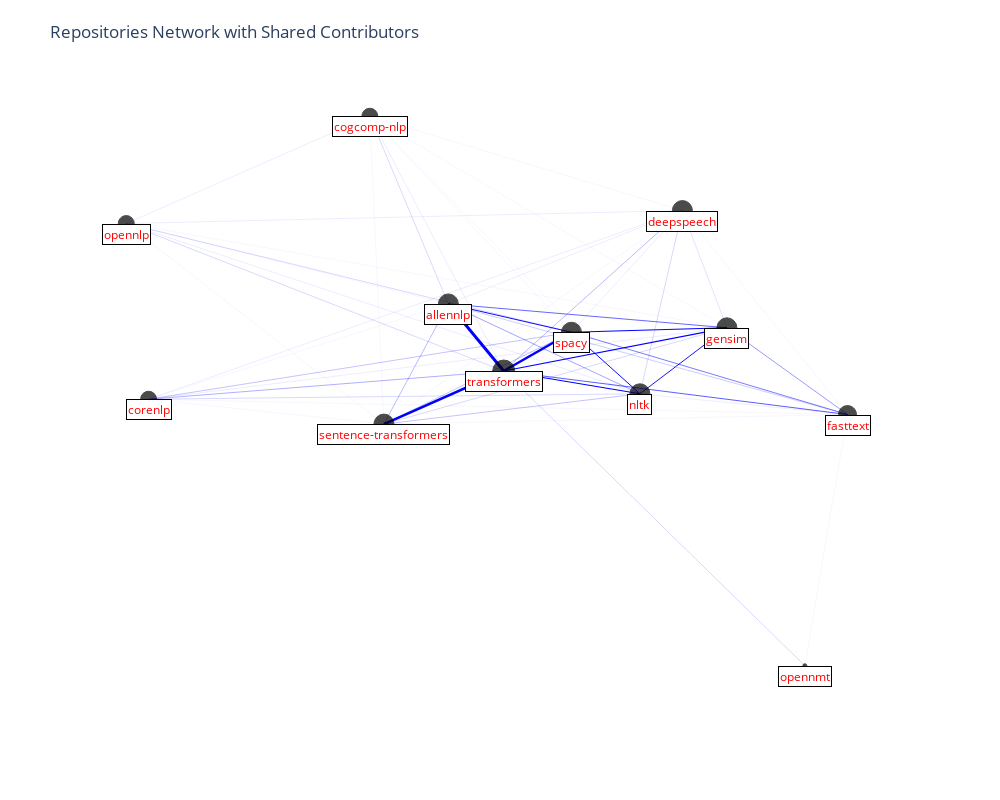

Source (notebook cell):
### Markdown cell above
### NLP Repositories: Plotly Graph

### Code cell
fig = get_plotly_graph(repo_common_contributors)
fig.show()

### Figure 1 — Plotly figure (JSON) as saved in the notebook; plotly's stock layout.template omitted (floating-point values rounded to 4 significant figures)
{"data": [{"hoverinfo": "text", "line": {"color": "blue", "width": 0.52}, "mode": "lines", "showlegend": false, "text": ["Shared contributors (spacy, fasttext): 13", "Shared contributors (spacy, fasttext): 13", "Shared contributors (spacy, fasttext): 13"], "type": "scatter", "x": [0.3715, 0.2144, 0.05728], "y": [-0.2079, -0.07823, 0.05144]}, {"hoverinfo": "text", "line": {"color": "blue", "width": 0.4}, "mode": "lines", "showlegend": false, "text": ["Shared contributors (gensim, fasttext): 10", "Shared contributors (gensim, fasttext): 10", "Shared contributors (gensim, fasttext): 10"], "type": "scatter", "x": [0.3715, 0.3028, 0.2342], "y": [-0.2079, -0.0712, 0.06549]}, {"hoverinfo": "text", "line": {"color": "blue", "width": 0.64}, "mode": "lines", "showlegend": false, "text": ["Shared contributors (transformers, fasttext): 16", "Shared contributors (transformers, fasttext): 16", "Shared contributors (transformers, fasttext): 16"], "type": "scatter", "x": [0.3715, 0.1758, -0.01983], "y": [-0.2079, -0.1394, -0.07082]}, {"hoverinfo": "text", "line": {"color": "blue", "width": 0.2}, "mode": "lines", "showlegend": false, "text": ["Shared contributors (allennlp, fasttext): 5", "Shared contributors (allennlp, fasttext): 5", "Shared contributors (allennlp, fasttext): 5"], "type": "scatter", "x": [0.3715, 0.1443, -0.08284], "y": [-0.2079, -0.03366, 0.1406]}, {"hoverinfo": "text", "line": {"color": "blue", "width": 0.04}, "mode": "lines", "showlegend": false, "text": ["Shared contributors (corenlp, fasttext): 1", "Shared contributors (corenlp, fasttext): 1", "Shared contributors (corenlp, fasttext): 1"], "type": "scatter", "x": [0.3715, -0.0263, -0.424], "y": [-0.2079, -0.1838, -0.1597]}, {"hoverinfo": "text", "line": {"color": "blue", "width": 0.04}, "mode": "lines", "showlegend": false, "text": ["Shared contributors (deepspeech, fasttext): 1", "Shared contributors (deepspeech, fasttext): 1", "Shared contributors (deepspeech, fasttext): 1"], "type": "scatter", "x": [0.3715, 0.2775, 0.1835], "y": [-0.2079, 0.1136, 0.4351]}, {"hoverinfo": "text", "line": {"color": "blue", "width": 0.08}, "mode": "lines", "showlegend": false, "text": ["Shared contributors (nltk, fasttext): 2", "Shared contributors (nltk, fasttext): 2", "Shared contributors (nltk, fasttext): 2"], "type": "scatter", "x": [0.3715, 0.2533, 0.1352], "y": [-0.2079, -0.1752, -0.1426]}, {"hoverinfo": "text", "line": {"color": "blue", "width": 0.04}, "mode": "lines", "showlegend": false, "text": ["Shared contributors (sentence-transformers, fasttext): 1", "Shared contributors (sentence-transformers, fasttext): 1", "Shared contributors (sentence-transformers, fasttext): 1"], "type": "scatter", "x": [0.3715, 0.1076, -0.1562], "y": [-0.2079, -0.223, -0.2381]}, {"hoverinfo": "text", "line": {"color": "blue", "width": 0.04}, "mode": "lines", "showlegend": false, "text": ["Shared contributors (opennmt, fasttext): 1", "Shared contributors (opennmt, fasttext): 1", "Shared contributors (opennmt, fasttext): 1"], "type": "scatter", "x": [0.3715, 0.3472, 0.3229], "y": [-0.2079, -0.6039, -1]}, {"hoverinfo": "text", "line": {"color": "blue", "width": 0.96}, "mode": "lines", "showlegend": false, "text": ["Shared contributors (allennlp, spacy): 24", "Shared contributors (allennlp, spacy): 24", "Shared contributors (allennlp, spacy): 24"], "type": "scatter", "x": [0.05728, -0.01278, -0.08284], "y": [0.05144, 0.096, 0.1406]}, {"hoverinfo": "text", "line": {"color": "blue", "width": 0.24}, "mode": "lines", "showlegend": false, "text": ["Shared contributors (corenlp, spacy): 6", "Shared contributors (corenlp, spacy): 6", "Shared contributors (corenlp, spacy): 6"], "type": "scatter", "x": [0.05728, -0.1834, -0.424], "y": [0.05144, -0.05413, -0.1597]}, {"hoverinfo": "text", "line": {"color": "blue", "width": 0.08}, "mode": "lines", "showlegend": false, "text": ["Shared contributors (deepspeech, spacy): 2", "Shared contributors (deepspeech, spacy): 2", "Shared contributors (deepspeech, spacy): 2"], "type": "scatter", "x": [0.05728, 0.1204, 0.1835], "y": [0.05144, 0.2433, 0.4351]}, {"hoverinfo": "text", "line": {"color": "blue", "width": 1.08}, "mode": "lines", "showlegend": false, "text": ["Shared contributors (gensim, spacy): 27", "Shared contributors (gensim, spacy): 27", "Shared contributors (gensim, spacy): 27"], "type": "scatter", "x": [0.05728, 0.1457, 0.2342], "y": [0.05144, 0.05846, 0.06549]}, {"hoverinfo": "text", "line": {"color": "blue", "width": 0.96}, "mode": "lines", "showlegend": false, "text": ["Shared contributors (nltk, spacy): 24", "Shared contributors (nltk, spacy): 24", "Shared contributors (nltk, spacy): 24"], "type": "scatter", "x": [0.05728, 0.09624, 0.1352], "y": [0.05144, -0.04557, -0.1426]}, {"hoverinfo": "text", "line": {"color": "blue", "width": 2.48}, "mode": "lines", "showlegend": false, "text": ["Shared contributors (transformers, spacy): 62", "Shared contributors (transformers, spacy): 62", "Shared contributors (transformers, spacy): 62"], "type": "scatter", "x": [0.05728, 0.01873, -0.01983], "y": [0.05144, -0.00969, -0.07082]}, {"hoverinfo": "text", "line": {"color": "blue", "width": 0.04}, "mode": "lines", "showlegend": false, "text": ["Shared contributors (cogcomp-nlp, spacy): 1", "Shared contributors (cogcomp-nlp, spacy): 1", "Shared contributors (cogcomp-nlp, spacy): 1"], "type": "scatter", "x": [0.05728, -0.05746, -0.1722], "y": [0.05144, 0.3919, 0.7324]}, {"hoverinfo": "text", "line": {"color": "blue", "width": 0.16}, "mode": "lines", "showlegend": false, "text": ["Shared contributors (opennlp, spacy): 4", "Shared contributors (opennlp, spacy): 4", "Shared contributors (opennlp, spacy): 4"], "type": "scatter", "x": [0.05728, -0.1961, -0.4495], "y": [0.05144, 0.2228, 0.3941]}, {"hoverinfo": "text", "line": {"color": "blue", "width": 0.24}, "mode": "lines", "showlegend": false, "text": ["Shared contributors (sentence-transformers, spacy): 6", "Shared contributors (sentence-transformers, spacy): 6", "Shared contributors (sentence-transformers, spacy): 6"], "type": "scatter", "x": [0.05728, -0.04945, -0.1562], "y": [0.05144, -0.09334, -0.2381]}, {"hoverinfo": "text", "line": {"color": "blue", "width": 0.6}, "mode": "lines", "showlegend": false, "text": ["Shared contributors (allennlp, gensim): 15", "Shared contributors (allennlp, gensim): 15", "Shared contributors (allennlp, gensim): 15"], "type": "scatter", "x": [0.2342, 0.07568, -0.08284], "y": [0.06549, 0.103, 0.1406]}, {"hoverinfo": "text", "line": {"color": "blue", "width": 0.08}, "mode": "lines", "showlegend": false, "text": ["Shared contributors (corenlp, gensim): 2", "Shared contributors (corenlp, gensim): 2", "Shared contributors (corenlp, gensim): 2"], "type": "scatter", "x": [0.2342, -0.09492, -0.424], "y": [0.06549, -0.04711, -0.1597]}, {"hoverinfo": "text", "line": {"color": "blue", "width": 0.12}, "mode": "lines", "showlegend": false, "text": ["Shared contributors (deepspeech, gensim): 3", "Shared contributors (deepspeech, gensim): 3", "Shared contributors (deepspeech, gensim): 3"], "type": "scatter", "x": [0.2342, 0.2089, 0.1835], "y": [0.06549, 0.2503, 0.4351]}, {"hoverinfo": "text", "line": {"color": "blue", "width": 0.92}, "mode": "lines", "showlegend": false, "text": ["Shared contributors (nltk, gensim): 23", "Shared contributors (nltk, gensim): 23", "Shared contributors (nltk, gensim): 23"], "type": "scatter", "x": [0.2342, 0.1847, 0.1352], "y": [0.06549, -0.03855, -0.1426]}, {"hoverinfo": "text", "line": {"color": "blue", "width": 1.2}, "mode": "lines", "showlegend": false, "text": ["Shared contributors (transformers, gensim): 30", "Shared contributors (transformers, gensim): 30", "Shared contributors (transformers, gensim): 30"], "type": "scatter", "x": [0.2342, 0.1072, -0.01983], "y": [0.06549, -0.002665, -0.07082]}, {"hoverinfo": "text", "line": {"color": "blue", "width": 0.16}, "mode": "lines", "showlegend": false, "text": ["Shared contributors (sentence-transformers, gensim): 4", "Shared contributors (sentence-transformers, gensim): 4", "Shared contributors (sentence-transformers, gensim): 4"], "type": "scatter", "x": [0.2342, 0.03901, -0.1562], "y": [0.06549, -0.08632, -0.2381]}, {"hoverinfo": "text", "line": {"color": "blue", "width": 0.04}, "mode": "lines", "showlegend": false, "text": ["Shared contributors (cogcomp-nlp, gensim): 1", "Shared contributors (cogcomp-nlp, gensim): 1", "Shared contributors (cogcomp-nlp, gensim): 1"], "type": "scatter", "x": [0.2342, 0.031, -0.1722], "y": [0.06549, 0.3989, 0.7324]}, {"hoverinfo": "text", "line": {"color": "blue", "width": 0.04}, "mode": "lines", "showlegend": false, "text": ["Shared contributors (opennlp, gensim): 1", "Shared contributors (opennlp, gensim): 1", "Shared contributors (opennlp, gensim): 1"], "type": "scatter", "x": [0.2342, -0.1076, -0.4495], "y": [0.06549, 0.2298, 0.3941]}, {"hoverinfo": "text", "line": {"color": "blue", "width": 0.32}, "mode": "lines", "showlegend": false, "text": ["Shared contributors (corenlp, transformers): 8", "Shared contributors (corenlp, transformers): 8", "Shared contributors (corenlp, transformers): 8"], "type": "scatter", "x": [-0.01983, -0.2219, -0.424], "y": [-0.07082, -0.1153, -0.1597]}, {"hoverinfo": "text", "line": {"color": "blue", "width": 2.92}, "mode": "lines", "showlegend": false, "text": ["Shared contributors (allennlp, transformers): 73", "Shared contributors (allennlp, transformers): 73", "Shared contributors (allennlp, transformers): 73"], "type": "scatter", "x": [-0.01983, -0.05133, -0.08284], "y": [-0.07082, 0.03487, 0.1406]}, {"hoverinfo": "text", "line": {"color": "blue", "width": 0.28}, "mode": "lines", "showlegend": false, "text": ["Shared contributors (deepspeech, transformers): 7", "Shared contributors (deepspeech, transformers): 7", "Shared contributors (deepspeech, transformers): 7"], "type": "scatter", "x": [-0.01983, 0.08186, 0.1835], "y": [-0.07082, 0.1821, 0.4351]}, {"hoverinfo": "text", "line": {"color": "blue", "width": 1.04}, "mode": "lines", "showlegend": false, "text": ["Shared contributors (nltk, transformers): 26", "Shared contributors (nltk, transformers): 26", "Shared contributors (nltk, transformers): 26"], "type": "scatter", "x": [-0.01983, 0.05769, 0.1352], "y": [-0.07082, -0.1067, -0.1426]}, {"hoverinfo": "text", "line": {"color": "blue", "width": 0.16}, "mode": "lines", "showlegend": false, "text": ["Shared contributors (opennmt, transformers): 4", "Shared contributors (opennmt, transformers): 4", "Shared contributors (opennmt, transformers): 4"], "type": "scatter", "x": [-0.01983, 0.1515, 0.3229], "y": [-0.07082, -0.5354, -1]}, {"hoverinfo": "text", "line": {"color": "blue", "width": 0.16}, "mode": "lines", "showlegend": false, "text": ["Shared contributors (opennlp, transformers): 4", "Shared contributors (opennlp, transformers): 4", "Shared contributors (opennlp, transformers): 4"], "type": "scatter", "x": [-0.01983, -0.2346, -0.4495], "y": [-0.07082, 0.1617, 0.3941]}, {"hoverinfo": "text", "line": {"color": "blue", "width": 2.52}, "mode": "lines", "showlegend": false, "text": ["Shared contributors (sentence-transformers, transformers): 63", "Shared contributors (sentence-transformers, transformers): 63", "Shared contributors (sentence-transformers, transformers): 63"], "type": "scatter", "x": [-0.01983, -0.088, -0.1562], "y": [-0.07082, -0.1545, -0.2381]}, {"hoverinfo": "text", "line": {"color": "blue", "width": 0.08}, "mode": "lines", "showlegend": false, "text": ["Shared contributors (cogcomp-nlp, transformers): 2", "Shared contributors (cogcomp-nlp, transformers): 2", "Shared contributors (cogcomp-nlp, transformers): 2"], "type": "scatter", "x": [-0.01983, -0.09601, -0.1722], "y": [-0.07082, 0.3308, 0.7324]}, {"hoverinfo": "text", "line": {"color": "blue", "width": 0.04}, "mode": "lines", "showlegend": false, "text": ["Shared contributors (allennlp, corenlp): 1", "Shared contributors (allennlp, corenlp): 1", "Shared contributors (allennlp, corenlp): 1"], "type": "scatter", "x": [-0.424, -0.2534, -0.08284], "y": [-0.1597, -0.009571, 0.1406]}, {"hoverinfo": "text", "line": {"color": "blue", "width": 0.08}, "mode": "lines", "showlegend": false, "text": ["Shared contributors (deepspeech, corenlp): 2", "Shared contributors (deepspeech, corenlp): 2", "Shared contributors (deepspeech, corenlp): 2"], "type": "scatter", "x": [-0.424, -0.1203, 0.1835], "y": [-0.1597, 0.1377, 0.4351]}, {"hoverinfo": "text", "line": {"color": "blue", "width": 0.16}, "mode": "lines", "showlegend": false, "text": ["Shared contributors (nltk, corenlp): 4", "Shared contributors (nltk, corenlp): 4", "Shared contributors (nltk, corenlp): 4"], "type": "scatter", "x": [-0.424, -0.1444, 0.1352], "y": [-0.1597, -0.1511, -0.1426]}, {"hoverinfo": "text", "line": {"color": "blue", "width": 0.04}, "mode": "lines", "showlegend": false, "text": ["Shared contributors (sentence-transformers, corenlp): 1", "Shared contributors (sentence-transformers, corenlp): 1", "Shared contributors (sentence-transformers, corenlp): 1"], "type": "scatter", "x": [-0.424, -0.2901, -0.1562], "y": [-0.1597, -0.1989, -0.2381]}, {"hoverinfo": "text", "line": {"color": "blue", "width": 0.08}, "mode": "lines", "showlegend": false, "text": ["Shared contributors (deepspeech, allennlp): 2", "Shared contributors (deepspeech, allennlp): 2", "Shared contributors (deepspeech, allennlp): 2"], "type": "scatter", "x": [-0.08284, 0.05035, 0.1835], "y": [0.1406, 0.2878, 0.4351]}, {"hoverinfo": "text", "line": {"color": "blue", "width": 0.36}, "mode": "lines", "showlegend": false, "text": ["Shared contributors (nltk, allennlp): 9", "Shared contributors (nltk, allennlp): 9", "Shared contributors (nltk, allennlp): 9"], "type": "scatter", "x": [-0.08284, 0.02618, 0.1352], "y": [0.1406, -0.001011, -0.1426]}, {"hoverinfo": "text", "line": {"color": "blue", "width": 0.28}, "mode": "lines", "showlegend": false, "text": ["Shared contributors (sentence-transformers, allennlp): 7", "Shared contributors (sentence-transformers, allennlp): 7", "Shared contributors (sentence-transformers, allennlp): 7"], "type": "scatter", "x": [-0.08284, -0.1195, -0.1562], "y": [0.1406, -0.04878, -0.2381]}, {"hoverinfo": "text", "line": {"color": "blue", "width": 0.16}, "mode": "lines", "showlegend": false, "text": ["Shared contributors (cogcomp-nlp, allennlp): 4", "Shared contributors (cogcomp-nlp, allennlp): 4", "Shared contributors (cogcomp-nlp, allennlp): 4"], "type": "scatter", "x": [-0.08284, -0.1275, -0.1722], "y": [0.1406, 0.4365, 0.7324]}, {"hoverinfo": "text", "line": {"color": "blue", "width": 0.04}, "mode": "lines", "showlegend": false, "text": ["Shared contributors (opennlp, allennlp): 1", "Shared contributors (opennlp, allennlp): 1", "Shared contributors (opennlp, allennlp): 1"], "type": "scatter", "x": [-0.08284, -0.2661, -0.4495], "y": [0.1406, 0.2674, 0.3941]}, {"hoverinfo": "text", "line": {"color": "blue", "width": 0.16}, "mode": "lines", "showlegend": false, "text": ["Shared contributors (nltk, deepspeech): 4", "Shared contributors (nltk, deepspeech): 4", "Shared contributors (nltk, deepspeech): 4"], "type": "scatter", "x": [0.1835, 0.1594, 0.1352], "y": [0.4351, 0.1463, -0.1426]}, {"hoverinfo": "text", "line": {"color": "blue", "width": 0.08}, "mode": "lines", "showlegend": false, "text": ["Shared contributors (opennlp, deepspeech): 2", "Shared contributors (opennlp, deepspeech): 2", "Shared contributors (opennlp, deepspeech): 2"], "type": "scatter", "x": [0.1835, -0.133, -0.4495], "y": [0.4351, 0.4146, 0.3941]}, {"hoverinfo": "text", "line": {"color": "blue", "width": 0.04}, "mode": "lines", "showlegend": false, "text": ["Shared contributors (cogcomp-nlp, deepspeech): 1", "Shared contributors (cogcomp-nlp, deepspeech): 1", "Shared contributors (cogcomp-nlp, deepspeech): 1"], "type": "scatter", "x": [0.1835, 0.005669, -0.1722], "y": [0.4351, 0.5837, 0.7324]}, {"hoverinfo": "text", "line": {"color": "blue", "width": 0.04}, "mode": "lines", "showlegend": false, "text": ["Shared contributors (sentence-transformers, deepspeech): 1", "Shared contributors (sentence-transformers, deepspeech): 1", "Shared contributors (sentence-transformers, deepspeech): 1"], "type": "scatter", "x": [0.1835, 0.01368, -0.1562], "y": [0.4351, 0.09849, -0.2381]}, {"hoverinfo": "text", "line": {"color": "blue", "width": 0.04}, "mode": "lines", "showlegend": false, "text": ["Shared contributors (cogcomp-nlp, nltk): 1", "Shared contributors (cogcomp-nlp, nltk): 1", "Shared contributors (cogcomp-nlp, nltk): 1"], "type": "scatter", "x": [0.1352, -0.0185, -0.1722], "y": [-0.1426, 0.2949, 0.7324]}, {"hoverinfo": "text", "line": {"color": "blue", "width": 0.08}, "mode": "lines", "showlegend": false, "text": ["Shared contributors (opennlp, nltk): 2", "Shared contributors (opennlp, nltk): 2", "Shared contributors (opennlp, nltk): 2"], "type": "scatter", "x": [0.1352, -0.1571, -0.4495], "y": [-0.1426, 0.1258, 0.3941]}, {"hoverinfo": "text", "line": {"color": "blue", "width": 0.24}, "mode": "lines", "showlegend": false, "text": ["Shared contributors (sentence-transformers, nltk): 6", "Shared contributors (sentence-transformers, nltk): 6", "Shared contributors (sentence-transformers, nltk): 6"], "type": "scatter", "x": [0.1352, -0.01049, -0.1562], "y": [-0.1426, -0.1904, -0.2381]}, {"hoverinfo": "text", "line": {"color": "blue", "width": 0.08}, "mode": "lines", "showlegend": false, "text": ["Shared contributors (opennlp, cogcomp-nlp): 2", "Shared contributors (opennlp, cogcomp-nlp): 2", "Shared contributors (opennlp, cogcomp-nlp): 2"], "type": "scatter", "x": [-0.1722, -0.3108, -0.4495], "y": [0.7324, 0.5633, 0.3941]}, {"hoverinfo": "text", "line": {"color": "blue", "width": 0.04}, "mode": "lines", "showlegend": false, "text": ["Shared contributors (sentence-transformers, cogcomp-nlp): 1", "Shared contributors (sentence-transformers, cogcomp-nlp): 1", "Shared contributors (sentence-transformers, cogcomp-nlp): 1"], "type": "scatter", "x": [-0.1722, -0.1642, -0.1562], "y": [0.7324, 0.2471, -0.2381]}, {"hoverinfo": "text", "line": {"color": "blue", "width": 0.04}, "mode": "lines", "showlegend": false, "text": ["Shared contributors (opennlp, sentence-transformers): 1", "Shared contributors (opennlp, sentence-transformers): 1", "Shared contributors (opennlp, sentence-transformers): 1"], "type": "scatter", "x": [-0.1562, -0.3028, -0.4495], "y": [-0.2381, 0.07801, 0.3941]}, {"hoverinfo": "text", "marker": {"color": "black", "line": {"color": "black", "width": 1}, "size": [18, 20, 20, 22, 16, 20, 20, 20, 4, 16, 20, 16]}, "mode": "markers", "textfont": {"size": 14}, "textposition": "top center", "type": "scatter", "x": [0.3715, 0.05728, 0.2342, -0.01983, -0.424, -0.08284, 0.1835, 0.1352, 0.3229, -0.1722, -0.1562, -0.4495], "y": [-0.2079, 0.05144, 0.06549, -0.07082, -0.1597, 0.1406, 0.4351, -0.1426, -1, 0.7324, -0.2381, 0.3941]}], "layout": {"annotations": [{"bgcolor": "white", "bordercolor": "black", "borderwidth": 1, "font": {"color": "red", "size": 12}, "opacity": 1, "showarrow": false, "text": "fasttext", "x": 0.3715, "xanchor": "center", "y": -0.2079, "yanchor": "top"}, {"bgcolor": "white", "bordercolor": "black", "borderwidth": 1, "font": {"color": "red", "size": 12}, "opacity": 1, "showarrow": false, "text": "spacy", "x": 0.05728, "xanchor": "center", "y": 0.05144, "yanchor": "top"}, {"bgcolor": "white", "bordercolor": "black", "borderwidth": 1, "font": {"color": "red", "size": 12}, "opacity": 1, "showarrow": false, "text": "gensim", "x": 0.2342, "xanchor": "center", "y": 0.06549, "yanchor": "top"}, {"bgcolor": "white", "bordercolor": "black", "borderwidth": 1, "font": {"color": "red", "size": 12}, "opacity": 1, "showarrow": false, "text": "transformers", "x": -0.01983, "xanchor": "center", "y": -0.07082, "yanchor": "top"}, {"bgcolor": "white", "bordercolor": "black", "borderwidth": 1, "font": {"color": "red", "size": 12}, "opacity": 1, "showarrow": false, "text": "corenlp", "x": -0.424, "xanchor": "center", "y": -0.1597, "yanchor": "top"}, {"bgcolor": "white", "bordercolor": "black", "borderwidth": 1, "font": {"color": "red", "size": 12}, "opacity": 1, "showarrow": false, "text": "allennlp", "x": -0.08284, "xanchor": "center", "y": 0.1406, "yanchor": "top"}, {"bgcolor": "white", "bordercolor": "black", "borderwidth": 1, "font": {"color": "red", "size": 12}, "opacity": 1, "showarrow": false, "text": "deepspeech", "x": 0.1835, "xanchor": "center", "y": 0.4351, "yanchor": "top"}, {"bgcolor": "white", "bordercolor": "black", "borderwidth": 1, "font": {"color": "red", "size": 12}, "opacity": 1, "showarrow": false, "text": "nltk", "x": 0.1352, "xanchor": "center", "y": -0.1426, "yanchor": "top"}, {"bgcolor": "white", "bordercolor": "black", "borderwidth": 1, "font": {"color": "red", "size": 12}, "opacity": 1, "showarrow": false, "text": "opennmt", "x": 0.3229, "xanchor": "center", "y": -1, "yanchor": "top"}, {"bgcolor": "white", "bordercolor": "black", "borderwidth": 1, "font": {"color": "red", "size": 12}, "opacity": 1, "showarrow": false, "text": "cogcomp-nlp", "x": -0.1722, "xanchor": "center", "y": 0.7324, "yanchor": "top"}, {"bgcolor": "white", "bordercolor": "black", "borderwidth": 1, "font": {"color": "red", "size": 12}, "opacity": 1, "showarrow": false, "text": "sentence-transformers", "x": -0.1562, "xanchor": "center", "y": -0.2381, "yanchor": "top"}, {"bgcolor": "white", "bordercolor": "black", "borderwidth": 1, "font": {"color": "red", "size": 12}, "opacity": 1, "showarrow": false, "text": "opennlp", "x": -0.4495, "xanchor": "center", "y": 0.3941, "yanchor": "top"}], "height": 800, "margin": {"b": 100, "l": 75, "r": 100, "t": 75}, "plot_bgcolor": "white", "showlegend": false, "title": {"text": "Repositories Network with Shared Contributors"}, "width": 1000, "xaxis": {"showgrid": false, "showticklabels": false, "zeroline": false}, "yaxis": {"showgrid": false, "showticklabels": false, "zeroline": false}}}
